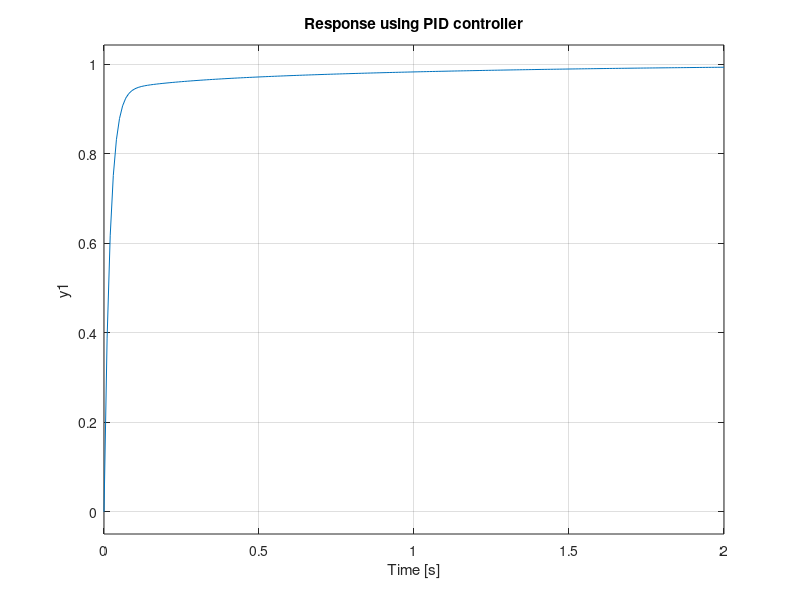

Reproduce this figure in MATLAB.
%p controller
s = tf('s');
P = 1/(s^2 + 10*s + 20);
step(P)
Kp = 300;
C = pid(Kp)
T = feedback(C*P,1)
t = 0:0.01:2;
step(T,t)
title('Response using P controller')
%pd controller
Kp = 300;
Kd = 10;
C = pid(Kp,0,Kd)
T = feedback(C*P,1)
t = 0:0.01:2;
step(T,t)
title('Response using PD controller')
%pi controller
Kp = 30;
Ki = 70;
C = pid(Kp,Ki)
T = feedback(C*P,1)
t = 0:0.01:2;
step(T,t)
title('Response using PI controller')
%pid controller
Kp = 350;
Ki = 300;
Kd = 50;
C = pid(Kp,Ki,Kd)
T = feedback(C*P,1);
t = 0:0.01:2;
step(T,t)
title('Response using PID controller')
